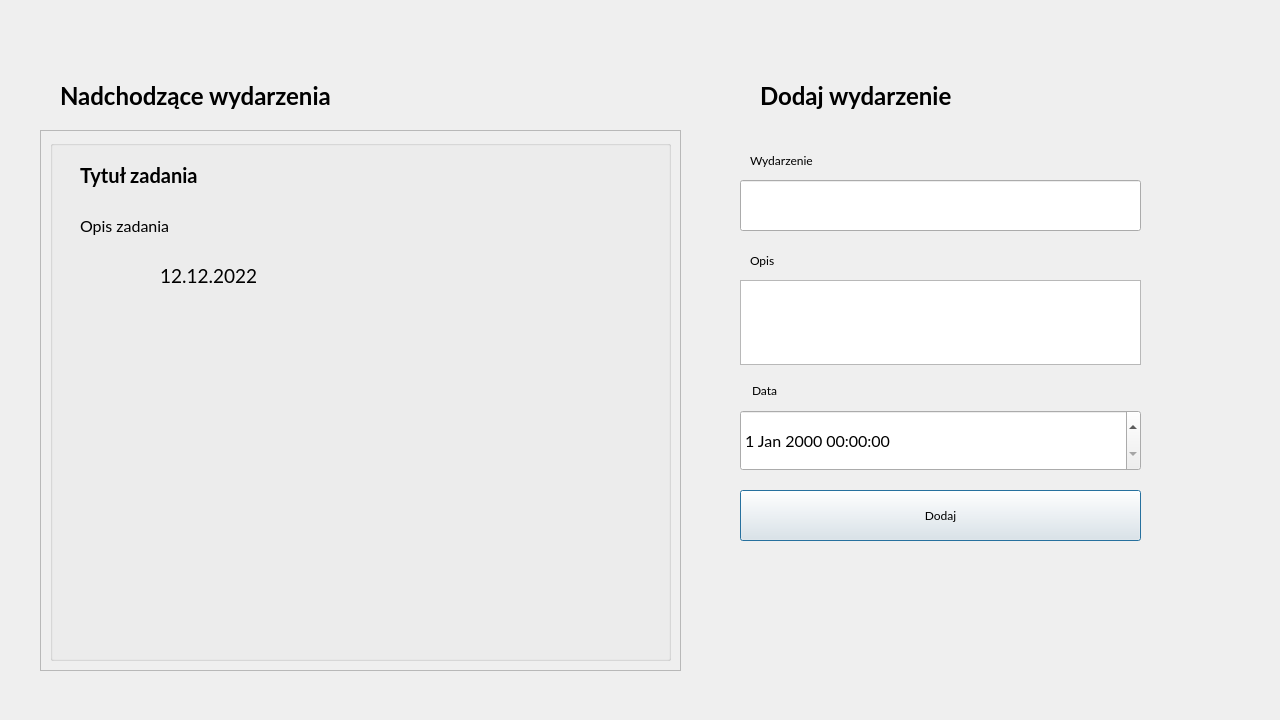
<?xml version="1.0" encoding="UTF-8"?>
<ui version="4.0">
 <class>taskswindow</class>
 <widget class="QDialog" name="taskswindow">
  <property name="geometry">
   <rect>
    <x>0</x>
    <y>0</y>
    <width>1280</width>
    <height>720</height>
   </rect>
  </property>
  <property name="minimumSize">
   <size>
    <width>1280</width>
    <height>720</height>
   </size>
  </property>
  <property name="font">
   <font>
    <family>Lato</family>
   </font>
  </property>
  <property name="windowTitle">
   <string>Dialog</string>
  </property>
  <widget class="QScrollArea" name="tasksArea">
   <property name="geometry">
    <rect>
     <x>40</x>
     <y>130</y>
     <width>641</width>
     <height>541</height>
    </rect>
   </property>
   <property name="widgetResizable">
    <bool>true</bool>
   </property>
   <widget class="QWidget" name="taskAreaWidgets">
    <property name="geometry">
     <rect>
      <x>0</x>
      <y>0</y>
      <width>639</width>
      <height>539</height>
     </rect>
    </property>
    <layout class="QVBoxLayout" name="verticalLayout_3">
     <item>
      <widget class="QGroupBox" name="taskBox">
       <property name="minimumSize">
        <size>
         <width>597</width>
         <height>180</height>
        </size>
       </property>
       <property name="title">
        <string/>
       </property>
       <property name="checkable">
        <bool>false</bool>
       </property>
       <property name="checked">
        <bool>false</bool>
       </property>
       <widget class="QLabel" name="taskTitle">
        <property name="geometry">
         <rect>
          <x>30</x>
          <y>20</y>
          <width>431</width>
          <height>31</height>
         </rect>
        </property>
        <property name="font">
         <font>
          <family>Lato</family>
          <pointsize>15</pointsize>
          <bold>true</bold>
         </font>
        </property>
        <property name="text">
         <string>Tytuł zadania</string>
        </property>
       </widget>
       <widget class="QLabel" name="taskDesc">
        <property name="geometry">
         <rect>
          <x>30</x>
          <y>60</y>
          <width>521</width>
          <height>51</height>
         </rect>
        </property>
        <property name="font">
         <font>
          <family>Lato</family>
          <pointsize>12</pointsize>
         </font>
        </property>
        <property name="text">
         <string>Opis zadania</string>
        </property>
       </widget>
       <widget class="QLabel" name="taskDate">
        <property name="geometry">
         <rect>
          <x>110</x>
          <y>120</y>
          <width>391</width>
          <height>31</height>
         </rect>
        </property>
        <property name="font">
         <font>
          <family>Lato</family>
          <pointsize>14</pointsize>
         </font>
        </property>
        <property name="text">
         <string>12.12.2022</string>
        </property>
       </widget>
      </widget>
     </item>
    </layout>
   </widget>
  </widget>
  <widget class="QLabel" name="label">
   <property name="geometry">
    <rect>
     <x>60</x>
     <y>80</y>
     <width>341</width>
     <height>31</height>
    </rect>
   </property>
   <property name="font">
    <font>
     <family>Lato</family>
     <pointsize>18</pointsize>
     <bold>true</bold>
    </font>
   </property>
   <property name="text">
    <string>Nadchodzące wydarzenia</string>
   </property>
  </widget>
  <widget class="QLabel" name="label_2">
   <property name="geometry">
    <rect>
     <x>760</x>
     <y>80</y>
     <width>411</width>
     <height>31</height>
    </rect>
   </property>
   <property name="font">
    <font>
     <family>Lato</family>
     <pointsize>18</pointsize>
     <bold>true</bold>
    </font>
   </property>
   <property name="text">
    <string>Dodaj wydarzenie</string>
   </property>
  </widget>
  <widget class="QDateTimeEdit" name="addDate">
   <property name="geometry">
    <rect>
     <x>740</x>
     <y>410</y>
     <width>401</width>
     <height>61</height>
    </rect>
   </property>
   <property name="font">
    <font>
     <family>Lato</family>
     <pointsize>12</pointsize>
    </font>
   </property>
  </widget>
  <widget class="QPushButton" name="addButton">
   <property name="geometry">
    <rect>
     <x>740</x>
     <y>490</y>
     <width>401</width>
     <height>51</height>
    </rect>
   </property>
   <property name="text">
    <string>Dodaj</string>
   </property>
  </widget>
  <widget class="QLineEdit" name="addTitle">
   <property name="geometry">
    <rect>
     <x>740</x>
     <y>180</y>
     <width>401</width>
     <height>51</height>
    </rect>
   </property>
   <property name="font">
    <font>
     <family>Lato</family>
     <pointsize>15</pointsize>
    </font>
   </property>
  </widget>
  <widget class="QLabel" name="label_3">
   <property name="geometry">
    <rect>
     <x>750</x>
     <y>150</y>
     <width>121</width>
     <height>20</height>
    </rect>
   </property>
   <property name="text">
    <string>Wydarzenie</string>
   </property>
  </widget>
  <widget class="QPlainTextEdit" name="addDescription">
   <property name="geometry">
    <rect>
     <x>740</x>
     <y>280</y>
     <width>401</width>
     <height>85</height>
    </rect>
   </property>
   <property name="font">
    <font>
     <family>Lato</family>
     <pointsize>12</pointsize>
    </font>
   </property>
  </widget>
  <widget class="QLabel" name="label_4">
   <property name="geometry">
    <rect>
     <x>750</x>
     <y>250</y>
     <width>121</width>
     <height>20</height>
    </rect>
   </property>
   <property name="text">
    <string>Opis</string>
   </property>
  </widget>
  <widget class="QLabel" name="label_5">
   <property name="geometry">
    <rect>
     <x>752</x>
     <y>380</y>
     <width>71</width>
     <height>20</height>
    </rect>
   </property>
   <property name="text">
    <string>Data</string>
   </property>
  </widget>
  <widget class="QLabel" name="communicatLabel">
   <property name="geometry">
    <rect>
     <x>772</x>
     <y>600</y>
     <width>351</width>
     <height>41</height>
    </rect>
   </property>
   <property name="font">
    <font>
     <family>Lato</family>
     <pointsize>12</pointsize>
    </font>
   </property>
   <property name="text">
    <string/>
   </property>
  </widget>
 </widget>
 <resources/>
 <connections>
  <connection>
   <sender>addButton</sender>
   <signal>clicked(bool)</signal>
   <receiver>taskswindow</receiver>
   <slot>onAddButton(bool)</slot>
   <hints>
    <hint type="sourcelabel">
     <x>779</x>
     <y>515</y>
    </hint>
    <hint type="destinationlabel">
     <x>917</x>
     <y>617</y>
    </hint>
   </hints>
  </connection>
 </connections>
 <slots>
  <slot>onAddButton(bool)</slot>
 </slots>
</ui>
